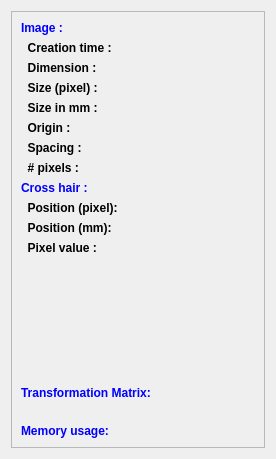
<?xml version="1.0" encoding="UTF-8"?>
<ui version="4.0">
 <class>vvInfoPanel</class>
 <widget class="QWidget" name="vvInfoPanel">
  <property name="geometry">
   <rect>
    <x>0</x>
    <y>0</y>
    <width>276</width>
    <height>459</height>
   </rect>
  </property>
  <property name="sizePolicy">
   <sizepolicy hsizetype="Expanding" vsizetype="Preferred">
    <horstretch>0</horstretch>
    <verstretch>0</verstretch>
   </sizepolicy>
  </property>
  <property name="windowTitle">
   <string>Information</string>
  </property>
  <layout class="QVBoxLayout" name="verticalLayout">
   <item>
    <widget class="QScrollArea" name="scrollArea">
     <property name="widgetResizable">
      <bool>true</bool>
     </property>
     <widget class="QWidget" name="scrollAreaWidgetContents">
      <property name="geometry">
       <rect>
        <x>0</x>
        <y>0</y>
        <width>256</width>
        <height>439</height>
       </rect>
      </property>
      <layout class="QGridLayout" name="gridLayout">
       <item row="0" column="0">
        <widget class="QLabel" name="imageStaticlabel">
         <property name="sizePolicy">
          <sizepolicy hsizetype="Fixed" vsizetype="Fixed">
           <horstretch>0</horstretch>
           <verstretch>0</verstretch>
          </sizepolicy>
         </property>
         <property name="text">
          <string>&lt;html&gt;&lt;head&gt;&lt;meta name=&quot;qrichtext&quot; content=&quot;1&quot; /&gt;&lt;style type=&quot;text/css&quot;&gt;
p, li { white-space: pre-wrap; }
&lt;/style&gt;&lt;/head&gt;&lt;body style=&quot; font-family:'Sans Serif'; font-size:9pt; font-weight:400; font-style:normal;&quot;&gt;
&lt;p style=&quot; margin-top:0px; margin-bottom:0px; margin-left:0px; margin-right:0px; -qt-block-indent:0; text-indent:0px;&quot;&gt;&lt;span style=&quot; font-weight:600; color:#0000ff;&quot;&gt;Image :&lt;/span&gt;&lt;/p&gt;&lt;/body&gt;&lt;/html&gt;</string>
         </property>
        </widget>
       </item>
       <item row="0" column="1">
        <widget class="QLabel" name="imageLabel">
         <property name="text">
          <string/>
         </property>
        </widget>
       </item>
       <item row="2" column="0">
        <widget class="QLabel" name="dimensionStaticLabel">
         <property name="sizePolicy">
          <sizepolicy hsizetype="Fixed" vsizetype="Fixed">
           <horstretch>0</horstretch>
           <verstretch>0</verstretch>
          </sizepolicy>
         </property>
         <property name="text">
          <string>&lt;!DOCTYPE HTML PUBLIC &quot;-//W3C//DTD HTML 4.0//EN&quot; &quot;http://www.w3.org/TR/REC-html40/strict.dtd&quot;&gt;
&lt;html&gt;&lt;head&gt;&lt;meta name=&quot;qrichtext&quot; content=&quot;1&quot; /&gt;&lt;style type=&quot;text/css&quot;&gt;
p, li { white-space: pre-wrap; }
&lt;/style&gt;&lt;/head&gt;&lt;body style=&quot; font-family:'Sans Serif'; font-size:8pt; font-weight:400; font-style:normal;&quot;&gt;
&lt;p style=&quot; margin-top:0px; margin-bottom:0px; margin-left:0px; margin-right:0px; -qt-block-indent:0; text-indent:0px; font-size:9pt;&quot;&gt;&lt;span style=&quot; font-weight:600;&quot;&gt;  Dimension :&lt;/span&gt;&lt;/p&gt;&lt;/body&gt;&lt;/html&gt;</string>
         </property>
        </widget>
       </item>
       <item row="2" column="1">
        <widget class="QLabel" name="dimensionLabel">
         <property name="sizePolicy">
          <sizepolicy hsizetype="Expanding" vsizetype="Preferred">
           <horstretch>0</horstretch>
           <verstretch>0</verstretch>
          </sizepolicy>
         </property>
         <property name="text">
          <string/>
         </property>
        </widget>
       </item>
       <item row="3" column="0">
        <widget class="QLabel" name="sizePixelStaticLabel">
         <property name="sizePolicy">
          <sizepolicy hsizetype="Fixed" vsizetype="Fixed">
           <horstretch>0</horstretch>
           <verstretch>0</verstretch>
          </sizepolicy>
         </property>
         <property name="text">
          <string>&lt;!DOCTYPE HTML PUBLIC &quot;-//W3C//DTD HTML 4.0//EN&quot; &quot;http://www.w3.org/TR/REC-html40/strict.dtd&quot;&gt;
&lt;html&gt;&lt;head&gt;&lt;meta name=&quot;qrichtext&quot; content=&quot;1&quot; /&gt;&lt;style type=&quot;text/css&quot;&gt;
p, li { white-space: pre-wrap; }
&lt;/style&gt;&lt;/head&gt;&lt;body style=&quot; font-family:'Sans Serif'; font-size:8pt; font-weight:400; font-style:normal;&quot;&gt;
&lt;p style=&quot; margin-top:0px; margin-bottom:0px; margin-left:0px; margin-right:0px; -qt-block-indent:0; text-indent:0px; font-size:9pt;&quot;&gt;&lt;span style=&quot; font-weight:600;&quot;&gt;  Size (pixel) :&lt;/span&gt;&lt;/p&gt;&lt;/body&gt;&lt;/html&gt;</string>
         </property>
        </widget>
       </item>
       <item row="3" column="1">
        <widget class="QLabel" name="sizePixelLabel">
         <property name="sizePolicy">
          <sizepolicy hsizetype="Expanding" vsizetype="Preferred">
           <horstretch>0</horstretch>
           <verstretch>0</verstretch>
          </sizepolicy>
         </property>
         <property name="text">
          <string/>
         </property>
        </widget>
       </item>
       <item row="4" column="0">
        <widget class="QLabel" name="sizeMMStaticLabel">
         <property name="sizePolicy">
          <sizepolicy hsizetype="Fixed" vsizetype="Fixed">
           <horstretch>0</horstretch>
           <verstretch>0</verstretch>
          </sizepolicy>
         </property>
         <property name="text">
          <string>&lt;!DOCTYPE HTML PUBLIC &quot;-//W3C//DTD HTML 4.0//EN&quot; &quot;http://www.w3.org/TR/REC-html40/strict.dtd&quot;&gt;
&lt;html&gt;&lt;head&gt;&lt;meta name=&quot;qrichtext&quot; content=&quot;1&quot; /&gt;&lt;style type=&quot;text/css&quot;&gt;
p, li { white-space: pre-wrap; }
&lt;/style&gt;&lt;/head&gt;&lt;body style=&quot; font-family:'Sans Serif'; font-size:8pt; font-weight:400; font-style:normal;&quot;&gt;
&lt;p style=&quot; margin-top:0px; margin-bottom:0px; margin-left:0px; margin-right:0px; -qt-block-indent:0; text-indent:0px; font-size:9pt;&quot;&gt;&lt;span style=&quot; font-weight:600;&quot;&gt;  Size in mm :&lt;/span&gt;&lt;/p&gt;&lt;/body&gt;&lt;/html&gt;</string>
         </property>
        </widget>
       </item>
       <item row="4" column="1">
        <widget class="QLabel" name="sizeMMLabel">
         <property name="sizePolicy">
          <sizepolicy hsizetype="Expanding" vsizetype="Preferred">
           <horstretch>0</horstretch>
           <verstretch>0</verstretch>
          </sizepolicy>
         </property>
         <property name="text">
          <string/>
         </property>
        </widget>
       </item>
       <item row="5" column="0">
        <widget class="QLabel" name="originStaticLabel">
         <property name="sizePolicy">
          <sizepolicy hsizetype="Fixed" vsizetype="Fixed">
           <horstretch>0</horstretch>
           <verstretch>0</verstretch>
          </sizepolicy>
         </property>
         <property name="text">
          <string>&lt;!DOCTYPE HTML PUBLIC &quot;-//W3C//DTD HTML 4.0//EN&quot; &quot;http://www.w3.org/TR/REC-html40/strict.dtd&quot;&gt;
&lt;html&gt;&lt;head&gt;&lt;meta name=&quot;qrichtext&quot; content=&quot;1&quot; /&gt;&lt;style type=&quot;text/css&quot;&gt;
p, li { white-space: pre-wrap; }
&lt;/style&gt;&lt;/head&gt;&lt;body style=&quot; font-family:'Sans Serif'; font-size:10pt; font-weight:400; font-style:normal;&quot;&gt;
&lt;p style=&quot; margin-top:0px; margin-bottom:0px; margin-left:0px; margin-right:0px; -qt-block-indent:0; text-indent:0px; font-size:9pt;&quot;&gt;&lt;span style=&quot; font-weight:600;&quot;&gt;  Origin :&lt;/span&gt;&lt;/p&gt;&lt;/body&gt;&lt;/html&gt;</string>
         </property>
        </widget>
       </item>
       <item row="5" column="1">
        <widget class="QLabel" name="originLabel">
         <property name="sizePolicy">
          <sizepolicy hsizetype="Expanding" vsizetype="Preferred">
           <horstretch>0</horstretch>
           <verstretch>0</verstretch>
          </sizepolicy>
         </property>
         <property name="text">
          <string/>
         </property>
        </widget>
       </item>
       <item row="6" column="0">
        <widget class="QLabel" name="spacingStaticLabel">
         <property name="sizePolicy">
          <sizepolicy hsizetype="Fixed" vsizetype="Fixed">
           <horstretch>0</horstretch>
           <verstretch>0</verstretch>
          </sizepolicy>
         </property>
         <property name="text">
          <string>&lt;!DOCTYPE HTML PUBLIC &quot;-//W3C//DTD HTML 4.0//EN&quot; &quot;http://www.w3.org/TR/REC-html40/strict.dtd&quot;&gt;
&lt;html&gt;&lt;head&gt;&lt;meta name=&quot;qrichtext&quot; content=&quot;1&quot; /&gt;&lt;style type=&quot;text/css&quot;&gt;
p, li { white-space: pre-wrap; }
&lt;/style&gt;&lt;/head&gt;&lt;body style=&quot; font-family:'Sans Serif'; font-size:8pt; font-weight:400; font-style:normal;&quot;&gt;
&lt;p style=&quot; margin-top:0px; margin-bottom:0px; margin-left:0px; margin-right:0px; -qt-block-indent:0; text-indent:0px; font-size:9pt;&quot;&gt;&lt;span style=&quot; font-weight:600;&quot;&gt;  Spacing :&lt;/span&gt;&lt;/p&gt;&lt;/body&gt;&lt;/html&gt;</string>
         </property>
        </widget>
       </item>
       <item row="6" column="1">
        <widget class="QLabel" name="spacingLabel">
         <property name="sizePolicy">
          <sizepolicy hsizetype="Expanding" vsizetype="Preferred">
           <horstretch>0</horstretch>
           <verstretch>0</verstretch>
          </sizepolicy>
         </property>
         <property name="text">
          <string/>
         </property>
        </widget>
       </item>
       <item row="7" column="0">
        <widget class="QLabel" name="nPixelStaticLabel">
         <property name="sizePolicy">
          <sizepolicy hsizetype="Fixed" vsizetype="Fixed">
           <horstretch>0</horstretch>
           <verstretch>0</verstretch>
          </sizepolicy>
         </property>
         <property name="text">
          <string>&lt;html&gt;&lt;head&gt;&lt;meta name=&quot;qrichtext&quot; content=&quot;1&quot; /&gt;&lt;style type=&quot;text/css&quot;&gt;
p, li { white-space: pre-wrap; }
&lt;/style&gt;&lt;/head&gt;&lt;body style=&quot; font-family:'Sans Serif'; font-size:9pt; font-weight:400; font-style:normal;&quot;&gt;
&lt;p style=&quot; margin-top:0px; margin-bottom:0px; margin-left:0px; margin-right:0px; -qt-block-indent:0; text-indent:0px;&quot;&gt;&lt;span style=&quot; font-weight:600;&quot;&gt;  # pixels :&lt;/span&gt;&lt;/p&gt;&lt;/body&gt;&lt;/html&gt;</string>
         </property>
        </widget>
       </item>
       <item row="7" column="1">
        <widget class="QLabel" name="nPixelLabel">
         <property name="sizePolicy">
          <sizepolicy hsizetype="Expanding" vsizetype="Preferred">
           <horstretch>0</horstretch>
           <verstretch>0</verstretch>
          </sizepolicy>
         </property>
         <property name="text">
          <string/>
         </property>
        </widget>
       </item>
       <item row="8" column="0">
        <widget class="QLabel" name="mouseStaticLabel_2">
         <property name="sizePolicy">
          <sizepolicy hsizetype="Preferred" vsizetype="Fixed">
           <horstretch>0</horstretch>
           <verstretch>0</verstretch>
          </sizepolicy>
         </property>
         <property name="text">
          <string>&lt;html&gt;&lt;head&gt;&lt;meta name=&quot;qrichtext&quot; content=&quot;1&quot; /&gt;&lt;style type=&quot;text/css&quot;&gt;
p, li { white-space: pre-wrap; }
&lt;/style&gt;&lt;/head&gt;&lt;body style=&quot; font-family:'Sans Serif'; font-size:9pt; font-weight:400; font-style:normal;&quot;&gt;
&lt;p style=&quot; margin-top:0px; margin-bottom:0px; margin-left:0px; margin-right:0px; -qt-block-indent:0; text-indent:0px;&quot;&gt;&lt;span style=&quot; font-weight:600; color:#0000ff;&quot;&gt;Cross hair :&lt;/span&gt;&lt;/p&gt;&lt;/body&gt;&lt;/html&gt;</string>
         </property>
        </widget>
       </item>
       <item row="8" column="1">
        <widget class="QLabel" name="mouseLabel">
         <property name="text">
          <string/>
         </property>
        </widget>
       </item>
       <item row="9" column="0">
        <widget class="QLabel" name="pixelPosStaticLabel">
         <property name="sizePolicy">
          <sizepolicy hsizetype="Preferred" vsizetype="Fixed">
           <horstretch>0</horstretch>
           <verstretch>0</verstretch>
          </sizepolicy>
         </property>
         <property name="text">
          <string>&lt;html&gt;&lt;head&gt;&lt;meta name=&quot;qrichtext&quot; content=&quot;1&quot; /&gt;&lt;style type=&quot;text/css&quot;&gt;
p, li { white-space: pre-wrap; }
&lt;/style&gt;&lt;/head&gt;&lt;body style=&quot; font-family:'Sans Serif'; font-size:9pt; font-weight:400; font-style:normal;&quot;&gt;
&lt;p style=&quot; margin-top:0px; margin-bottom:0px; margin-left:0px; margin-right:0px; -qt-block-indent:0; text-indent:0px;&quot;&gt;&lt;span style=&quot; font-weight:600;&quot;&gt;  Position (pixel):&lt;/span&gt;&lt;/p&gt;&lt;/body&gt;&lt;/html&gt;</string>
         </property>
        </widget>
       </item>
       <item row="9" column="1">
        <widget class="QLabel" name="pixelPosLabel">
         <property name="sizePolicy">
          <sizepolicy hsizetype="Expanding" vsizetype="Preferred">
           <horstretch>0</horstretch>
           <verstretch>0</verstretch>
          </sizepolicy>
         </property>
         <property name="text">
          <string/>
         </property>
        </widget>
       </item>
       <item row="10" column="0">
        <widget class="QLabel" name="worldPosStaticLabel">
         <property name="sizePolicy">
          <sizepolicy hsizetype="Preferred" vsizetype="Fixed">
           <horstretch>0</horstretch>
           <verstretch>0</verstretch>
          </sizepolicy>
         </property>
         <property name="text">
          <string>&lt;html&gt;&lt;head&gt;&lt;meta name=&quot;qrichtext&quot; content=&quot;1&quot; /&gt;&lt;style type=&quot;text/css&quot;&gt;
p, li { white-space: pre-wrap; }
&lt;/style&gt;&lt;/head&gt;&lt;body style=&quot; font-family:'Sans Serif'; font-size:9pt; font-weight:400; font-style:normal;&quot;&gt;
&lt;p style=&quot; margin-top:0px; margin-bottom:0px; margin-left:0px; margin-right:0px; -qt-block-indent:0; text-indent:0px;&quot;&gt;&lt;span style=&quot; font-weight:600;&quot;&gt;  Position (mm):&lt;/span&gt;&lt;/p&gt;&lt;/body&gt;&lt;/html&gt;</string>
         </property>
        </widget>
       </item>
       <item row="10" column="1">
        <widget class="QLabel" name="worldPosLabel">
         <property name="sizePolicy">
          <sizepolicy hsizetype="Expanding" vsizetype="Preferred">
           <horstretch>0</horstretch>
           <verstretch>0</verstretch>
          </sizepolicy>
         </property>
         <property name="text">
          <string/>
         </property>
        </widget>
       </item>
       <item row="11" column="0">
        <widget class="QLabel" name="valueStaticLabel">
         <property name="sizePolicy">
          <sizepolicy hsizetype="Preferred" vsizetype="Fixed">
           <horstretch>0</horstretch>
           <verstretch>0</verstretch>
          </sizepolicy>
         </property>
         <property name="text">
          <string>&lt;html&gt;&lt;head&gt;&lt;meta name=&quot;qrichtext&quot; content=&quot;1&quot; /&gt;&lt;style type=&quot;text/css&quot;&gt;
p, li { white-space: pre-wrap; }
&lt;/style&gt;&lt;/head&gt;&lt;body style=&quot; font-family:'Sans Serif'; font-size:9pt; font-weight:400; font-style:normal;&quot;&gt;
&lt;p style=&quot; margin-top:0px; margin-bottom:0px; margin-left:0px; margin-right:0px; -qt-block-indent:0; text-indent:0px;&quot;&gt;&lt;span style=&quot; font-weight:600;&quot;&gt;  Pixel value :&lt;/span&gt;&lt;/p&gt;&lt;/body&gt;&lt;/html&gt;</string>
         </property>
        </widget>
       </item>
       <item row="11" column="1">
        <widget class="QLabel" name="valueLabel">
         <property name="sizePolicy">
          <sizepolicy hsizetype="Expanding" vsizetype="Preferred">
           <horstretch>0</horstretch>
           <verstretch>0</verstretch>
          </sizepolicy>
         </property>
         <property name="text">
          <string/>
         </property>
        </widget>
       </item>
       <item row="12" column="1">
        <widget class="QLabel" name="ViewsLabel">
         <property name="text">
          <string/>
         </property>
        </widget>
       </item>
       <item row="16" column="0" colspan="2">
        <widget class="QLabel" name="transformationLabel">
         <property name="sizePolicy">
          <sizepolicy hsizetype="Expanding" vsizetype="Preferred">
           <horstretch>0</horstretch>
           <verstretch>0</verstretch>
          </sizepolicy>
         </property>
         <property name="font">
          <font>
           <family>Monospace</family>
           <pointsize>8</pointsize>
          </font>
         </property>
         <property name="text">
          <string/>
         </property>
         <property name="textFormat">
          <enum>Qt::PlainText</enum>
         </property>
        </widget>
       </item>
       <item row="14" column="0">
        <widget class="QLabel" name="TransformationStaticLabel">
         <property name="sizePolicy">
          <sizepolicy hsizetype="Fixed" vsizetype="Fixed">
           <horstretch>0</horstretch>
           <verstretch>0</verstretch>
          </sizepolicy>
         </property>
         <property name="text">
          <string>&lt;!DOCTYPE HTML PUBLIC &quot;-//W3C//DTD HTML 4.0//EN&quot; &quot;http://www.w3.org/TR/REC-html40/strict.dtd&quot;&gt;
&lt;html&gt;&lt;head&gt;&lt;meta name=&quot;qrichtext&quot; content=&quot;1&quot; /&gt;&lt;style type=&quot;text/css&quot;&gt;
p, li { white-space: pre-wrap; }
&lt;/style&gt;&lt;/head&gt;&lt;body style=&quot; font-family:'Sans Serif'; font-size:9pt; font-weight:400; font-style:normal;&quot;&gt;
&lt;p style=&quot; margin-top:0px; margin-bottom:0px; margin-left:0px; margin-right:0px; -qt-block-indent:0; text-indent:0px;&quot;&gt;&lt;span style=&quot; font-weight:600; color:#0000ff;&quot;&gt;Transformation Matrix:&lt;/span&gt;&lt;/p&gt;&lt;/body&gt;&lt;/html&gt;</string>
         </property>
        </widget>
       </item>
       <item row="18" column="0">
        <widget class="QLabel" name="memoryUsageLabel">
         <property name="sizePolicy">
          <sizepolicy hsizetype="Preferred" vsizetype="Fixed">
           <horstretch>0</horstretch>
           <verstretch>0</verstretch>
          </sizepolicy>
         </property>
         <property name="text">
          <string>&lt;!DOCTYPE HTML PUBLIC &quot;-//W3C//DTD HTML 4.0//EN&quot; &quot;http://www.w3.org/TR/REC-html40/strict.dtd&quot;&gt;
&lt;html&gt;&lt;head&gt;&lt;meta name=&quot;qrichtext&quot; content=&quot;1&quot; /&gt;&lt;style type=&quot;text/css&quot;&gt;
p, li { white-space: pre-wrap; }
&lt;/style&gt;&lt;/head&gt;&lt;body style=&quot; font-family:'Sans Serif'; font-size:9pt; font-weight:400; font-style:normal;&quot;&gt;
&lt;p style=&quot; margin-top:0px; margin-bottom:0px; margin-left:0px; margin-right:0px; -qt-block-indent:0; text-indent:0px;&quot;&gt;&lt;span style=&quot; font-weight:600; color:#0000ff;&quot;&gt;Memory usage: &lt;/span&gt;&lt;/p&gt;&lt;/body&gt;&lt;/html&gt;</string>
         </property>
        </widget>
       </item>
       <item row="13" column="0">
        <spacer name="verticalSpacer">
         <property name="orientation">
          <enum>Qt::Vertical</enum>
         </property>
         <property name="sizeHint" stdset="0">
          <size>
           <width>20</width>
           <height>40</height>
          </size>
         </property>
        </spacer>
       </item>
       <item row="1" column="0">
        <widget class="QLabel" name="creationTimeStaticLabel">
         <property name="sizePolicy">
          <sizepolicy hsizetype="Fixed" vsizetype="Fixed">
           <horstretch>0</horstretch>
           <verstretch>0</verstretch>
          </sizepolicy>
         </property>
         <property name="mouseTracking">
          <bool>true</bool>
         </property>
         <property name="text">
          <string>&lt;!DOCTYPE HTML PUBLIC &quot;-//W3C//DTD HTML 4.0//EN&quot; &quot;http://www.w3.org/TR/REC-html40/strict.dtd&quot;&gt;
&lt;html&gt;&lt;head&gt;&lt;meta name=&quot;qrichtext&quot; content=&quot;1&quot; /&gt;&lt;style type=&quot;text/css&quot;&gt;
p, li { white-space: pre-wrap; }
&lt;/style&gt;&lt;/head&gt;&lt;body style=&quot; font-family:'Sans Serif'; font-size:8pt; font-weight:400; font-style:normal;&quot;&gt;
&lt;p style=&quot; margin-top:0px; margin-bottom:0px; margin-left:0px; margin-right:0px; -qt-block-indent:0; text-indent:0px; font-size:9pt;&quot;&gt;&lt;span style=&quot; font-weight:600;&quot;&gt;  Creation time :&lt;/span&gt;&lt;/p&gt;&lt;/body&gt;&lt;/html&gt;</string>
         </property>
        </widget>
       </item>
       <item row="1" column="1">
        <widget class="QLabel" name="creationTimeLabel">
         <property name="sizePolicy">
          <sizepolicy hsizetype="Expanding" vsizetype="Preferred">
           <horstretch>0</horstretch>
           <verstretch>0</verstretch>
          </sizepolicy>
         </property>
         <property name="text">
          <string/>
         </property>
        </widget>
       </item>
      </layout>
     </widget>
    </widget>
   </item>
  </layout>
 </widget>
 <resources/>
 <connections/>
</ui>
